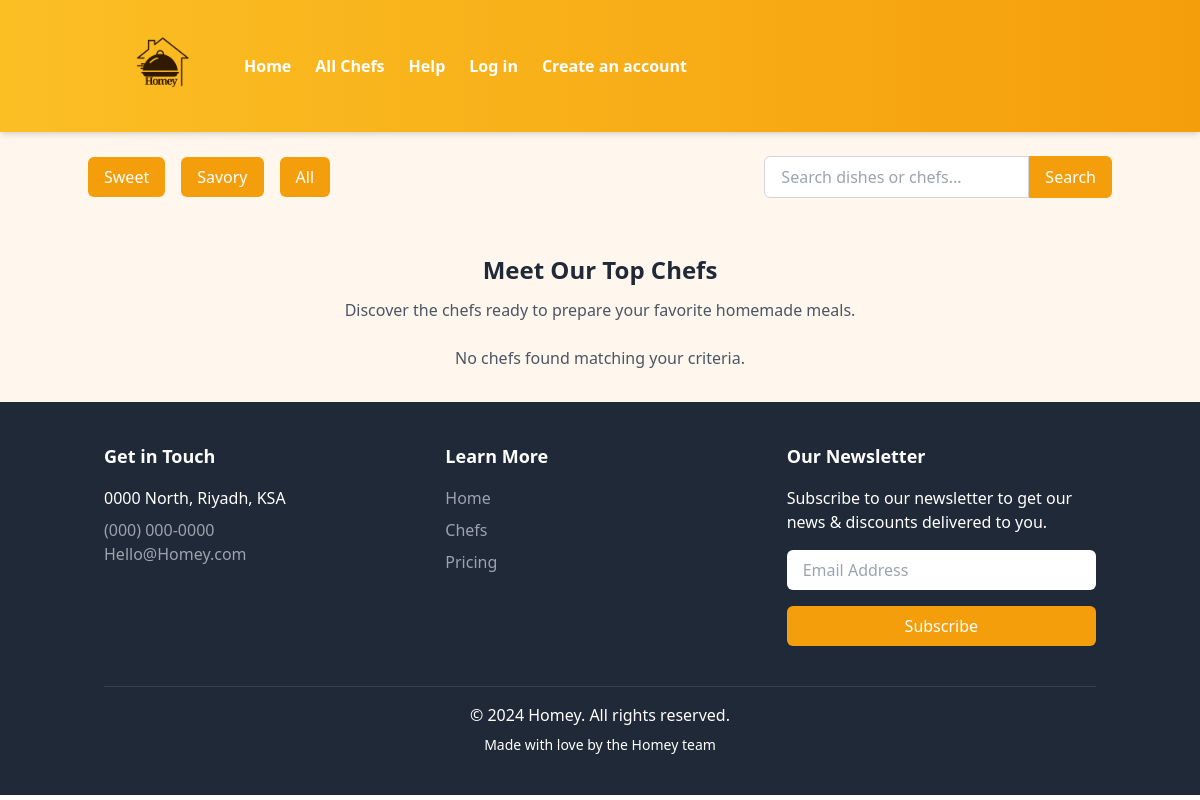
The app's page /chef/, older data.
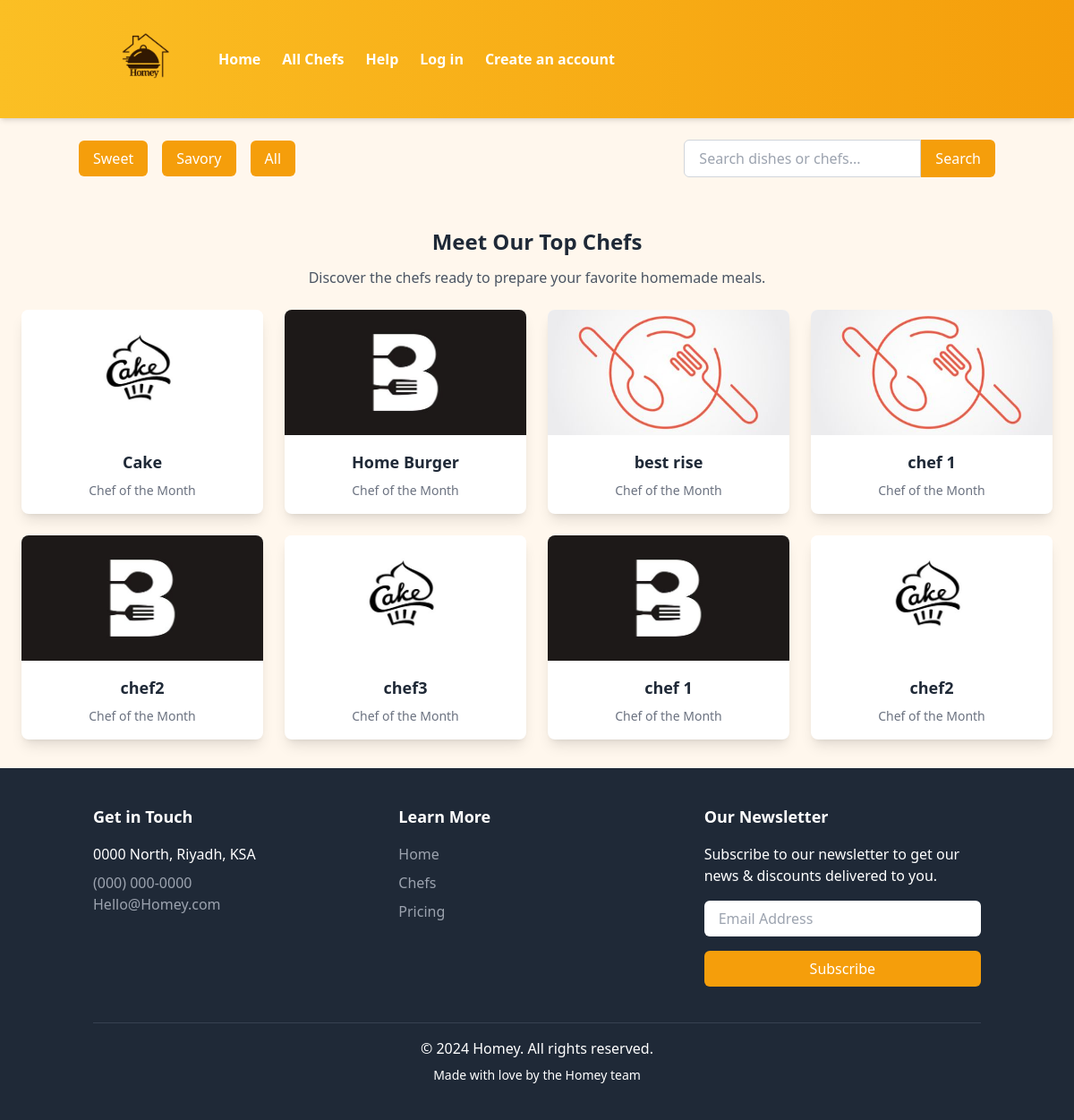
The same page, newer data.
### dash/models.py (models this page shows, shortened)
class ChefOffering(models.Model):
    CATEGORY_CHOICES = [
        ('savory', 'Savory'),
        ('sweet', 'Sweet'),
    ]
    name = models.CharField(max_length=255)  # e.g., "Gourmet Family Meals"
    description = models.TextField()  # Description of the offering
    category = models.CharField(max_length=100, choices=CATEGORY_CHOICES)
    price_range = models.CharField(max_length=50)  # e.g., "Affordable", "Premium"
    created_at = models.DateTimeField(auto_now_add=True)  # Timestamp
    image = models.ImageField(upload_to='images/', blank=True, null=True)

### dash/views.py (the view)
# urls.py: path('chef/' , views.chef , name='chef'),
def chef(request):
    category = request.GET.get('category')  # Get category from query string
    search_query = request.GET.get('search')
    if category:
        chef_offerings = ChefOffering.objects.filter(category=category)
    else:
        chef_offerings = ChefOffering.objects.all()
    if search_query:
        chef_offerings = chef_offerings.filter(name__icontains=search_query)
    return render(request, 'dash/chef.html', {'chef_offerings': chef_offerings})

### dash/templates/dash/chef.html (shortened to what the changed rows need)
{% load static %}
<!DOCTYPE html>
<html lang="en">
    <head>
        <script src="https://cdn.tailwindcss.com"></script>
    </head>
    <body>
        <section class="py-8 bg-orange-50">
            <div class="max-w-6xl mx-auto text-center mb-6">
                <h2 class="text-2xl font-semibold text-gray-800 mb-3">Meet Our Top Chefs</h2>
            </div>
            <div class="w-full px-4 mx-auto">
                <div class="grid grid-cols-1 sm:grid-cols-2 md:grid-cols-3 lg:grid-cols-4 gap-6 mx-auto max-w-6xl">
                    {% for offering in chef_offerings %}
                        <a href="{% url 'dash:menu2' offering.id %}" class="w-full bg-white rounded-lg overflow-hidden shadow-lg transform transition-all hover:scale-105 hover:shadow-xl duration-300">
                            <div class="w-full h-[140px] overflow-hidden">
                                <img class="w-full h-full object-cover object-center transition-all duration-500 ease-in-out transform hover:scale-110" src="{{ offering.image.url }}" alt="Chef Offering Image">
                            </div>
                            <div class="text-center py-4 px-3">
                                <h3 class="text-lg font-semibold text-gray-800">{{ offering.name }}</h3>
                                <p class="text-sm text-gray-500 mt-2">Chef of the Month</p>
                            </div>
                        </a>
                    {% empty %}
                        <p class="text-center col-span-full text-gray-600">No chefs found matching your criteria.</p>
                    {% endfor %}
                </div>
            </div>
        </section>
    </body>
</html>

Row changes from the older to the newer data that the page shows:
added ChefOffering: image (picture), name "Cake"
added ChefOffering: image (picture), name "Home Burger"
added ChefOffering: image (picture), name "best rise"
added ChefOffering: image (picture), name "chef 1"
added ChefOffering: image (picture), name "chef2"
added ChefOffering: image (picture), name "chef3"
added ChefOffering: image (picture), name "chef 1"
added ChefOffering: image (picture), name "chef2"
Text that changed along with them:
text no longer shown: "No chefs found matching your criteria."
